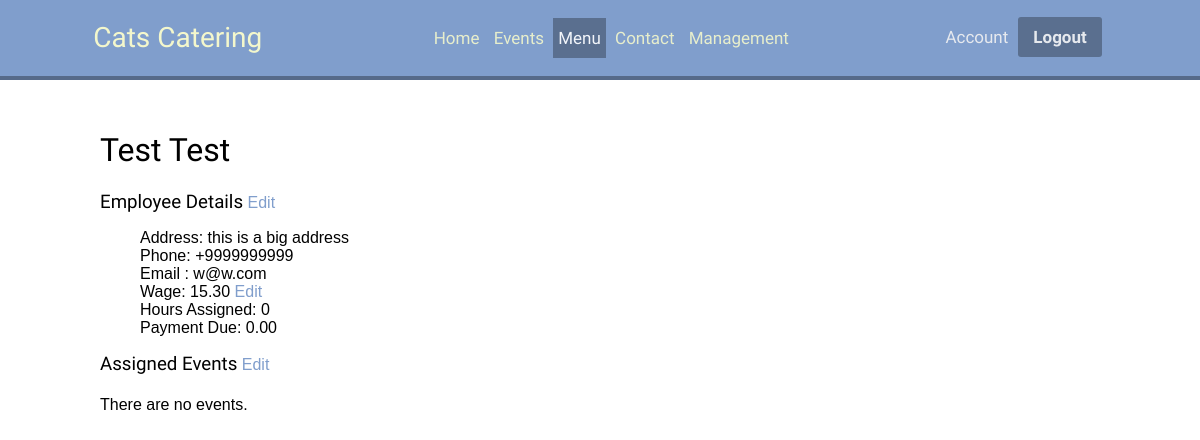
/management/employee/3/ (signed in), run on the app's committed database.
### management/models.py (models this page shows, shortened)
class Employee(models.Model):
	profile = models.OneToOneField(UserProfile, on_delete=models.CASCADE)
	event = models.ManyToManyField(Event, help_text="Assign employee to event",blank=True)
	wage_hour = models.DecimalField(max_digits=4, decimal_places=2, blank=False, default=15.30)
	hours = models.DecimalField(max_digits=10, decimal_places=2, blank=False, default=0.00)
	payment = models.DecimalField(max_digits=10, decimal_places=2, blank=False, default = 0.00)
	is_temp = models.BooleanField(default=False)
	def calculate_hours_worked(self):
		hours_worked_dec = 0
		for events_worked in self.event.all():
			time_start = datetime.datetime.combine(events_worked.date, events_worked.startTime)
			time_end = datetime.datetime.combine(events_worked.endDate, events_worked.endTime)
			hours_worked = time_end - time_start
			hours_worked_dec += hours_worked.total_seconds() / 3600
		self.hours = round(hours_worked_dec, 2)
		self.save()
	def calculate_payment(self):
		payment = decimal.Decimal(self.hours) * self.wage_hour
		self.payment = round(payment, 2)
		self.save()

### register/models.py (models this page shows, shortened)
class Person(models.Model):
    address = models.TextField(max_length=100, blank=True)
    phone = models.CharField(help_text="Up to 15 digits allowed.", max_length=15, null=True, blank=False) # validators should be a list
    class Meta:
        abstract = True

class UserProfile(Person):
    user = models.OneToOneField(User, on_delete=models.CASCADE)
    def create_profile(sender, **kwargs):
        user = kwargs["instance"]
        if kwargs["created"]:
            user_profile = UserProfile(user=user)
            user_profile.save()
    post_save.connect(create_profile, sender=User)

### management/views.py (the view)
# urls.py: url(r'^employee/(?P<employee_id>[0-9]+)/$', views.view_employee, name='employee'),
@user_passes_test(is_manager_or_employee, redirect_field_name = '/', login_url='/')
def view_employee(request, employee_id):
	employee = Employee.objects.get(id=employee_id)
	employee.calculate_hours_worked()
	employee.calculate_payment()
	events = employee.event.all()
	context = {'employee' : employee, 'events': events}
	return render (request, 'management/employee_view.html', context)

### commons/templatetags/cache_bust.py (called while the page is built)
@register.simple_tag(name='cache_bust')
def cache_bust():
    if settings.DEBUG:
        version = uuid.uuid1()
    else:
        version = os.environ.get('PROJECT_VERSION')
        if version is None:
            version = '1'
    return '__v__={version}'.format(version=version)

### management/views.py (called while the page is built)
def is_manager_or_employee(user):
	return (user.groups.filter(name='employees').exists()) or (user.groups.filter(name='managers').exists())

### management/templates/management/employee_view.html
{% extends "base.html" %}
{% load staticfiles %}
{% block extraStatic %}
<link href="{% static 'css/events.css' %}?{% cache_bust %}" rel="stylesheet">
{% endblock %}
{% block content %}
{% if employee %}
<h1>{{employee.profile.user.first_name}} {{employee.profile.user.last_name}}</h1>
<div>
  <h3 style="display: inline" >Employee Details</h3> <a href="{% url 'edit_account' employee.profile.user.id %}">Edit</a>
</div>
    <ul>
        <li>Address: {{ employee.profile.address }}</li>
        <li>Phone: {{ employee.profile.phone }}</li>
        <li>Email : {{employee.profile.user.email}}</li>
        <div><li style="display: inline">Wage: {{ employee.wage_hour}}</li> {% if user.groups.all.0.name == 'managers' %}<a href="{% url 'management:edit_wage' employee.id %}">Edit</a>{% endif %}</div>
        <li>Hours Assigned: {{employee.hours}}</li>
        <li>Payment Due: {{ employee.payment}} </li>
    </ul>
<div>
  <h3 style="display: inline">Assigned Events</h3> {% if user.groups.all.0.name == 'managers' %}<a href="{% url 'management:employee_assign' employee.id %}">Edit</a>{% endif %}
</div>
<div>
	{% if events %}
      <table id="events">
          <tr>
            <th>Customer</th>
            <th>Event Type</th>
            <th>Number of Guests</th>
            <th>Day</th>
            <th>Start Time</th>
            <th>End Date</th>
            <th>End Time</th>
            <th>Location</th>
            <th>Menu</th>
            <th>Status</th>
          </tr>
          {% for event in events %}
          <tr>
            <td>{{event.user.first_name}} {{event.user.last_name}}</td>
            <td>{{ event.event_type }}</td>
            <td>{{ event.numGuests }}</td>
            <td>{{ event.date }}</td>
            <td>{{ event.startTime }}</td>
            <td>{{ event.endDate }}</td>
            <td>{{ event.endTime }}</td>
            <td>{{ event.location }}</td>
            <td><a href="{{ event.menu.get_absolute_url }}">{{event.menu}}</a></td>
            {% if event.status == "p" %}
              <td> <warning>Pending</warning></td>
            {% elif event.status == "a" %}
              <td><success>Approved</success></td>
            {% elif event.status == "n"%}
              <td><info>Notified.</info></td>
            {% elif event.status == "w"%}
              <td><info>Preparing...</info></td>
            {% elif event.status == "c"%}
              <td><success>Complete!</success></td>
            {% endif %}
          </tr>
          {% endfor %}
      </table>
      {% else %}
        <p>There are no events.</p>
      {% endif %}
</div>
{% else %}
    <p>No such employee exist</p>
{% endif %}
{% endblock %}

### static/css/base.css (style rules this page uses)
p { line-height: 1.8; }
a { color:#809ecc; text-decoration:none; }
ul { list-style: none; }
h1, h2, h3, h4, h5 , h6 { font-family: 'Muli', sans-serif; font-weight:normal; }
body { margin:0; padding:0; font-family:helvetica, sans-serif; }

### data on the page
Employee: profile.user.first_name "Test", profile.user.last_name "Test", profile.address "this is a big address", profile.phone "+9999999999", profile.user.email "w@w.com", wage_hour "15.30", hours "0", payment "0.00"
